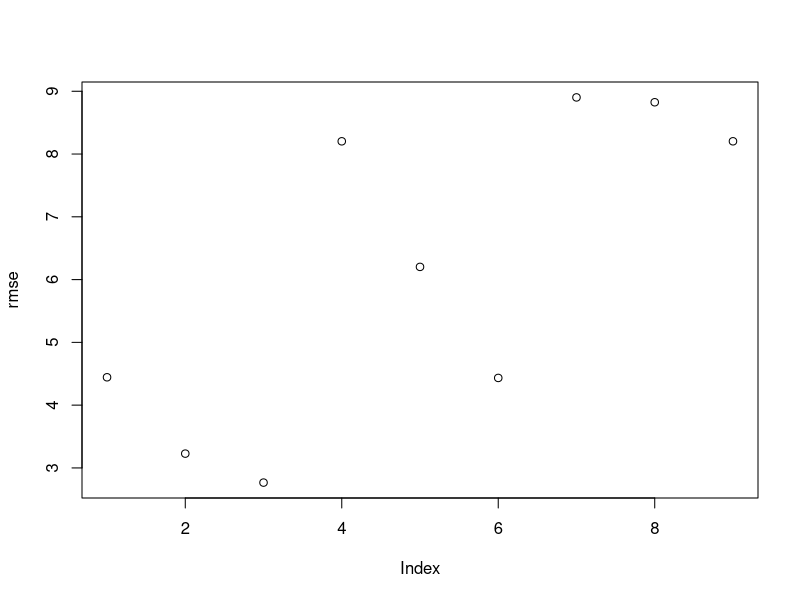

Here is the R script that generated this plot:
library(MASS)
library(kernlab)

rm(list = ls())

X = data(Boston)

kernel_function <- function(x1, x2, sigma) {
  result <- exp(-sqrt(sum((x1-x2)^2)) / 2*sigma^2)
  return(result)
}

# Here we generate the Gram matrix
calculate_gram_matrix <- function(X,sigma) {
  n <- nrow(X)
  gram_matrix <- matrix(0, n, n)
  
  for (i in 1:n) {
    for (j in 1:n) {
      gram_matrix[i, j] <- kernel_function(X[i,], X[j,], sigma)
    }
  }
  return(gram_matrix)
}

predictKRR <- function(K,trainX, trainY, X, lambda, sigma) {
  # Calc K
  # Calc kappa-vector
  N = dim(K)[1]
  kappa <- matrix(0, nrow(K), 1)
  for (i in 1:N) {
    kappa[i] = kernel_function(trainX[i,],X,sigma)
  }
  # predict y_hat
  y_hat = trainY%*%solve(K + diag(lambda, nrow(K)))%*%kappa
  return(y_hat)
}
# Divide into training and test sets
set.seed(2020)
train_indices <- sample(1:nrow(Boston), 400)
train_data <- Boston[train_indices, ]
test_data <- Boston[-train_indices, ]
trainY <- train_data$medv
trainX <- train_data[, !(names(train_data) %in% c("medv"))]
testY <- test_data$medv
testX <- test_data[,!(names(test_data) %in% c("medv"))]
trainX <- as.matrix(trainX)
testX <- as.matrix(testX)


#Task 2!!!!
lambda = 0.1
sigma = 0.001
K = calculate_gram_matrix(trainX,sigma)
pred <- matrix(0, length(testY), 1)
for (k in 1:length(testY)) {
  pred[k] = predictKRR(K,trainX,trainY,testX[k,],lambda,sigma)
}
rmse = sqrt(mean((pred-testY)^2))

#Task 3!!!!
## Normalize --------------------------
X = data(Boston)

means <- colMeans(trainX)
sds <- apply(trainX, 2, sd)

# Normalize the training set
trainX <- sweep(trainX, 2, means, "-")
trainX <- sweep(trainX, 2, sds, "/")

# Normalize the test set using the mean and standard deviation from the training set
testX <- sweep(testX, 2, means, "-")
testX <- sweep(testX, 2, sds, "/")

# -------------------------------
lambda = c(0.1,0.01,0.001)
sigma = c(0.1,0.01,0.001)

comb = expand.grid(lambda,sigma)
rmse = matrix(0, nrow(comb), 1)
for(i in 1:nrow(comb)){
  K = calculate_gram_matrix(trainX,comb[i,2])
  pred <- matrix(0, dim(testX)[1], 1)
  for (k in 1:dim(testX)[1]) {
    pred[k] = predictKRR(K,trainX,trainY,testX[k,],comb[i,1],comb[i,2])
  }
  rmse[i] = sqrt(mean((pred-testY)^2))
}
plot(rmse)
#Best combination
comb[3,]
